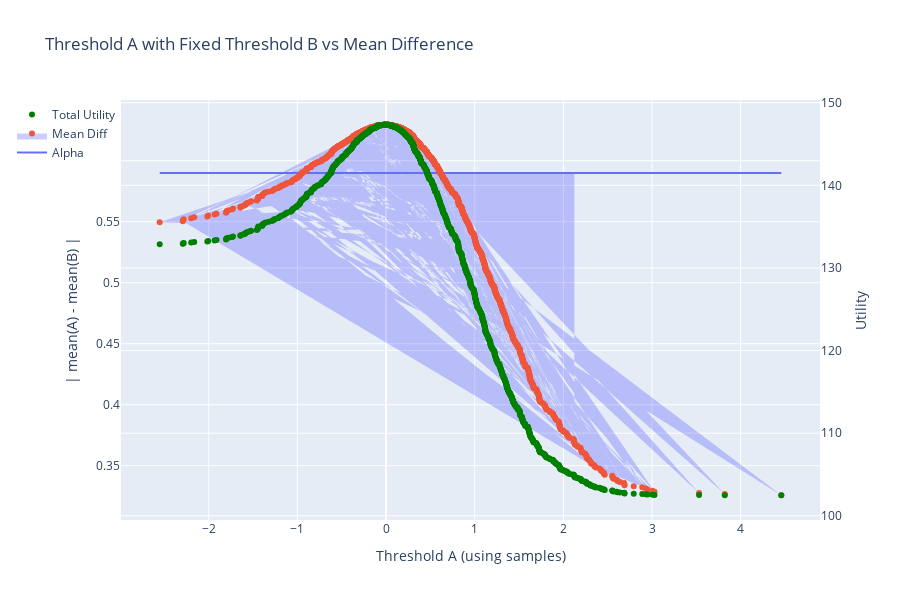
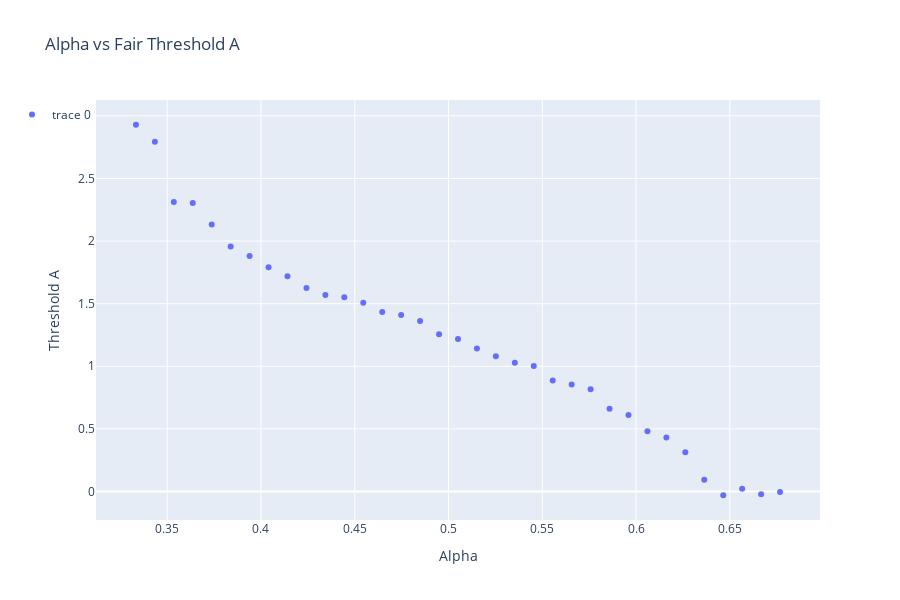

The cell these charts' notebook holds for them, in order:
### Code cell
# Experiment 2
from experiment_2 import experiment_2
test_alpha = 0.59
ex2a, ex2b = experiment_2(a, b, u_plus, u_minus, c_plus, c_minus, test_alpha, w_a, w_b, thresh_B, a, alphas)
ex2a.update_layout(
    xaxis_title ='Threshold A (using samples)'
)
ex2a.show()
ex2b.show()

### Figure 1 — Plotly figure (JSON) as saved in the notebook; plotly's stock layout.template omitted (floating-point values rounded to 4 significant figures; data arrays with more than 128 entries replaced by an {"elided": "..."} marker saying what was removed)
{"data": [{"mode": "lines", "name": "Alpha", "type": "scatter", "x": {"elided": "1000 float values"}, "y": {"elided": "1000 float values"}}, {"fill": "tonexty", "fillcolor": "rgba(0,0,255,0.2)", "mode": "markers", "name": "Mean Diff", "type": "scatter", "x": {"elided": "1000 float values"}, "y": {"elided": "1000 float values"}}, {"marker": {"color": "green"}, "mode": "markers", "name": "Total Utility", "type": "scatter", "x": {"elided": "1000 float values"}, "y": {"elided": "1000 float values"}, "yaxis": "y2"}], "layout": {"height": 600, "legend": {"x": 0, "xanchor": "right", "yanchor": "top"}, "showlegend": true, "title": {"text": "Threshold A with Fixed Threshold B vs Mean Difference"}, "xaxis": {"title": {"text": "Threshold A (using samples)"}}, "yaxis": {"title": {"text": "| mean(A) - mean(B) |"}}, "yaxis2": {"overlaying": "y", "side": "right", "title": {"text": "Utility"}}}}

### Figure 2 — Plotly figure (JSON) as saved in the notebook; plotly's stock layout.template omitted (floating-point values rounded to 4 significant figures)
{"data": [{"mode": "markers", "type": "scatter", "x": [0.3333, 0.3434, 0.3535, 0.3636, 0.3737, 0.3838, 0.3939, 0.404, 0.4141, 0.4242, 0.4343, 0.4444, 0.4545, 0.4646, 0.4747, 0.4848, 0.4949, 0.5051, 0.5152, 0.5253, 0.5354, 0.5455, 0.5556, 0.5657, 0.5758, 0.5859, 0.596, 0.6061, 0.6162, 0.6263, 0.6364, 0.6465, 0.6566, 0.6667, 0.6768], "y": [2.929, 2.794, 2.313, 2.304, 2.132, 1.957, 1.88, 1.791, 1.72, 1.625, 1.569, 1.551, 1.508, 1.433, 1.41, 1.361, 1.255, 1.218, 1.141, 1.08, 1.028, 1.001, 0.8856, 0.8539, 0.8166, 0.6606, 0.6113, 0.4805, 0.4304, 0.313, 0.09276, -0.03012, 0.02139, -0.02236, -0.003974]}], "layout": {"height": 600, "legend": {"x": 0, "xanchor": "right", "yanchor": "top"}, "showlegend": true, "title": {"text": "Alpha vs Fair Threshold A"}, "xaxis": {"title": {"text": "Alpha"}}, "yaxis": {"title": {"text": "Threshold A"}}}}
